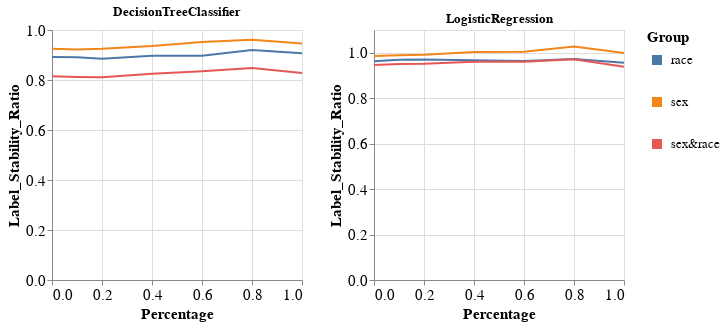

Source (notebook cell):
### Markdown cell above
### Specific group metric per dataset, experiment iteration, and multiple models

### Code cell
visualizer.create_groups_grid_pct_lines_per_model_plot(group_metric='Label_Stability_Ratio',
                                                       target_preprocessing_technique=PREPROCESSING_TECHNIQUES[0],
                                                       model_names=MODEL_NAMES[:2])

### Figure 1 — Vega-Lite specification as saved in the notebook (floating-point values rounded to 4 significant figures)
{"config": {"view": {"continuousWidth": 400, "continuousHeight": 300}, "axis": {"labelFontSize": 15, "titleFontSize": 15}, "legend": {"labelFontSize": 13, "symbolStrokeWidth": 10, "titleFontSize": 15}}, "vconcat": [{"hconcat": [{"mark": "line", "encoding": {"color": {"field": "Group", "type": "nominal"}, "x": {"field": "Percentage", "type": "quantitative"}, "y": {"field": "Metric_Value", "title": "Label_Stability_Ratio", "type": "quantitative"}}, "height": 250, "title": "DecisionTreeClassifier", "width": 250}, {"data": {"name": "data-c62b7d510e9586f1776a8bc24c9c3509"}, "mark": "line", "encoding": {"color": {"field": "Group", "type": "nominal"}, "x": {"field": "Percentage", "type": "quantitative"}, "y": {"field": "Metric_Value", "title": "Label_Stability_Ratio", "type": "quantitative"}}, "height": 250, "title": "LogisticRegression", "width": 250}]}], "data": {"name": "data-54182891850c91c4b9200ad3184b5fd2"}, "$schema": "https://vega.github.io/schema/vega-lite/v4.17.0.json", "datasets": {"data-54182891850c91c4b9200ad3184b5fd2": [{"Model_Name": "DecisionTreeClassifier", "Metric": "Label_Stability_Ratio", "Group": "race", "Metric_Value": 0.8919, "Percentage": 0.0}, {"Model_Name": "DecisionTreeClassifier", "Metric": "Label_Stability_Ratio", "Group": "sex", "Metric_Value": 0.9248, "Percentage": 0.0}, {"Model_Name": "DecisionTreeClassifier", "Metric": "Label_Stability_Ratio", "Group": "sex&race", "Metric_Value": 0.8145, "Percentage": 0.0}, {"Model_Name": "DecisionTreeClassifier", "Metric": "Label_Stability_Ratio", "Group": "race", "Metric_Value": 0.8905, "Percentage": 0.1}, {"Model_Name": "DecisionTreeClassifier", "Metric": "Label_Stability_Ratio", "Group": "sex", "Metric_Value": 0.9225, "Percentage": 0.1}, {"Model_Name": "DecisionTreeClassifier", "Metric": "Label_Stability_Ratio", "Group": "sex&race", "Metric_Value": 0.8122, "Percentage": 0.1}, {"Model_Name": "DecisionTreeClassifier", "Metric": "Label_Stability_Ratio", "Group": "race", "Metric_Value": 0.8854, "Percentage": 0.2}, {"Model_Name": "DecisionTreeClassifier", "Metric": "Label_Stability_Ratio", "Group": "sex", "Metric_Value": 0.925, "Percentage": 0.2}, {"Model_Name": "DecisionTreeClassifier", "Metric": "Label_Stability_Ratio", "Group": "sex&race", "Metric_Value": 0.8112, "Percentage": 0.2}, {"Model_Name": "DecisionTreeClassifier", "Metric": "Label_Stability_Ratio", "Group": "race", "Metric_Value": 0.8969, "Percentage": 0.4}, {"Model_Name": "DecisionTreeClassifier", "Metric": "Label_Stability_Ratio", "Group": "sex", "Metric_Value": 0.9357, "Percentage": 0.4}, {"Model_Name": "DecisionTreeClassifier", "Metric": "Label_Stability_Ratio", "Group": "sex&race", "Metric_Value": 0.825, "Percentage": 0.4}, {"Model_Name": "DecisionTreeClassifier", "Metric": "Label_Stability_Ratio", "Group": "race", "Metric_Value": 0.8967, "Percentage": 0.6}, {"Model_Name": "DecisionTreeClassifier", "Metric": "Label_Stability_Ratio", "Group": "sex", "Metric_Value": 0.9516, "Percentage": 0.6}, {"Model_Name": "DecisionTreeClassifier", "Metric": "Label_Stability_Ratio", "Group": "sex&race", "Metric_Value": 0.8353, "Percentage": 0.6}, {"Model_Name": "DecisionTreeClassifier", "Metric": "Label_Stability_Ratio", "Group": "race", "Metric_Value": 0.92, "Percentage": 0.8}, {"Model_Name": "DecisionTreeClassifier", "Metric": "Label_Stability_Ratio", "Group": "sex", "Metric_Value": 0.9611, "Percentage": 0.8}, {"Model_Name": "DecisionTreeClassifier", "Metric": "Label_Stability_Ratio", "Group": "sex&race", "Metric_Value": 0.848, "Percentage": 0.8}, {"Model_Name": "DecisionTreeClassifier", "Metric": "Label_Stability_Ratio", "Group": "race", "Metric_Value": 0.9066, "Percentage": 1.0}, {"Model_Name": "DecisionTreeClassifier", "Metric": "Label_Stability_Ratio", "Group": "sex", "Metric_Value": 0.9457, "Percentage": 1.0}, {"Model_Name": "DecisionTreeClassifier", "Metric": "Label_Stability_Ratio", "Group": "sex&race", "Metric_Value": 0.8275, "Percentage": 1.0}], "data-c62b7d510e9586f1776a8bc24c9c3509": [{"Model_Name": "LogisticRegression", "Metric": "Label_Stability_Ratio", "Group": "race", "Metric_Value": 0.9627, "Percentage": 0.0}, {"Model_Name": "LogisticRegression", "Metric": "Label_Stability_Ratio", "Group": "sex", "Metric_Value": 0.986, "Percentage": 0.0}, {"Model_Name": "LogisticRegression", "Metric": "Label_Stability_Ratio", "Group": "sex&race", "Metric_Value": 0.9458, "Percentage": 0.0}, {"Model_Name": "LogisticRegression", "Metric": "Label_Stability_Ratio", "Group": "race", "Metric_Value": 0.969, "Percentage": 0.1}, {"Model_Name": "LogisticRegression", "Metric": "Label_Stability_Ratio", "Group": "sex", "Metric_Value": 0.9887, "Percentage": 0.1}, {"Model_Name": "LogisticRegression", "Metric": "Label_Stability_Ratio", "Group": "sex&race", "Metric_Value": 0.9509, "Percentage": 0.1}, {"Model_Name": "LogisticRegression", "Metric": "Label_Stability_Ratio", "Group": "race", "Metric_Value": 0.9701, "Percentage": 0.2}, {"Model_Name": "LogisticRegression", "Metric": "Label_Stability_Ratio", "Group": "sex", "Metric_Value": 0.9911, "Percentage": 0.2}, {"Model_Name": "LogisticRegression", "Metric": "Label_Stability_Ratio", "Group": "sex&race", "Metric_Value": 0.952, "Percentage": 0.2}, {"Model_Name": "LogisticRegression", "Metric": "Label_Stability_Ratio", "Group": "race", "Metric_Value": 0.9671, "Percentage": 0.4}, {"Model_Name": "LogisticRegression", "Metric": "Label_Stability_Ratio", "Group": "sex", "Metric_Value": 1.003, "Percentage": 0.4}, {"Model_Name": "LogisticRegression", "Metric": "Label_Stability_Ratio", "Group": "sex&race", "Metric_Value": 0.96, "Percentage": 0.4}, {"Model_Name": "LogisticRegression", "Metric": "Label_Stability_Ratio", "Group": "race", "Metric_Value": 0.9634, "Percentage": 0.6}, {"Model_Name": "LogisticRegression", "Metric": "Label_Stability_Ratio", "Group": "sex", "Metric_Value": 1.005, "Percentage": 0.6}, {"Model_Name": "LogisticRegression", "Metric": "Label_Stability_Ratio", "Group": "sex&race", "Metric_Value": 0.96, "Percentage": 0.6}, {"Model_Name": "LogisticRegression", "Metric": "Label_Stability_Ratio", "Group": "race", "Metric_Value": 0.9722, "Percentage": 0.8}, {"Model_Name": "LogisticRegression", "Metric": "Label_Stability_Ratio", "Group": "sex", "Metric_Value": 1.028, "Percentage": 0.8}, {"Model_Name": "LogisticRegression", "Metric": "Label_Stability_Ratio", "Group": "sex&race", "Metric_Value": 0.9709, "Percentage": 0.8}, {"Model_Name": "LogisticRegression", "Metric": "Label_Stability_Ratio", "Group": "race", "Metric_Value": 0.9561, "Percentage": 1.0}, {"Model_Name": "LogisticRegression", "Metric": "Label_Stability_Ratio", "Group": "sex", "Metric_Value": 0.9984, "Percentage": 1.0}, {"Model_Name": "LogisticRegression", "Metric": "Label_Stability_Ratio", "Group": "sex&race", "Metric_Value": 0.9384, "Percentage": 1.0}]}}
